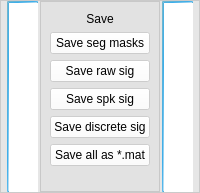
                  <widget class="QFrame" name="frame_32">
                   <property name="sizePolicy">
                    <sizepolicy hsizetype="Preferred" vsizetype="Expanding">
                     <horstretch>0</horstretch>
                     <verstretch>16</verstretch>
                    </sizepolicy>
                   </property>
                   <property name="styleSheet">
                    <string notr="true">background-color:rgba(220, 220, 220, 120);</string>
                   </property>
                   <property name="frameShape">
                    <enum>QFrame::StyledPanel</enum>
                   </property>
                   <property name="frameShadow">
                    <enum>QFrame::Raised</enum>
                   </property>
                   <layout class="QHBoxLayout" name="horizontalLayout_8">
                    <property name="spacing">
                     <number>2</number>
                    </property>
                    <property name="leftMargin">
                     <number>6</number>
                    </property>
                    <property name="topMargin">
                     <number>0</number>
                    </property>
                    <property name="rightMargin">
                     <number>6</number>
                    </property>
                    <property name="bottomMargin">
                     <number>0</number>
                    </property>
                    <item>
                     <widget class="QFrame" name="frame_47">
                      <property name="sizePolicy">
                       <sizepolicy hsizetype="Expanding" vsizetype="Preferred">
                        <horstretch>5</horstretch>
                        <verstretch>0</verstretch>
                       </sizepolicy>
                      </property>
                      <property name="maximumSize">
                       <size>
                        <width>600</width>
                        <height>600</height>
                       </size>
                      </property>
                      <property name="styleSheet">
                       <string notr="true">#frame_47{
background-color:white;
border:2px solid qlineargradient(spread:pad, x1:0, y1:0, x2:1, y2:1, stop:0 rgba(107, 171, 184, 214), stop:0.545455 rgba(19, 157, 230, 211), stop:1 rgba(236, 241, 245, 232));
}</string>
                      </property>
                      <property name="frameShape">
                       <enum>QFrame::StyledPanel</enum>
                      </property>
                      <property name="frameShadow">
                       <enum>QFrame::Raised</enum>
                      </property>
                      <widget class="PlotWidget" name="label_18">
                       <property name="geometry">
                        <rect>
                         <x>2</x>
                         <y>2</y>
                         <width>454</width>
                         <height>454</height>
                        </rect>
                       </property>
                       <property name="sizePolicy">
                        <sizepolicy hsizetype="Ignored" vsizetype="Ignored">
                         <horstretch>0</horstretch>
                         <verstretch>0</verstretch>
                        </sizepolicy>
                       </property>
                       <property name="minimumSize">
                        <size>
                         <width>80</width>
                         <height>80</height>
                        </size>
                       </property>
                       <property name="styleSheet">
                        <string notr="true">background:white;</string>
                       </property>
                       <property name="text">
                        <string/>
                       </property>
                      </widget>
                     </widget>
                    </item>
                    <item>
                     <widget class="QFrame" name="frame_34">
                      <property name="sizePolicy">
                       <sizepolicy hsizetype="Expanding" vsizetype="Preferred">
                        <horstretch>2</horstretch>
                        <verstretch>0</verstretch>
                       </sizepolicy>
                      </property>
                      <property name="maximumSize">
                       <size>
                        <width>800</width>
                        <height>16777215</height>
                       </size>
                      </property>
                      <property name="frameShape">
                       <enum>QFrame::StyledPanel</enum>
                      </property>
                      <property name="frameShadow">
                       <enum>QFrame::Raised</enum>
                      </property>
                      <layout class="QVBoxLayout" name="verticalLayout_8">
                       <property name="topMargin">
                        <number>10</number>
                       </property>
                       <property name="bottomMargin">
                        <number>25</number>
                       </property>
                       <item>
                        <widget class="QLabel" name="label_25">
                         <property name="sizePolicy">
                          <sizepolicy hsizetype="Preferred" vsizetype="Expanding">
                           <horstretch>0</horstretch>
                           <verstretch>1</verstretch>
                          </sizepolicy>
                         </property>
                         <property name="styleSheet">
                          <string notr="true">font: 75 12pt &quot;Adobe Gothic Std B&quot;;
background:transparent</string>
                         </property>
                         <property name="text">
                          <string>Save</string>
                         </property>
                         <property name="alignment">
                          <set>Qt::AlignCenter</set>
                         </property>
                        </widget>
                       </item>
                       <item>
                        <widget class="QPushButton" name="pushButton_save_seg">
                         <property name="sizePolicy">
                          <sizepolicy hsizetype="Minimum" vsizetype="Expanding">
                           <horstretch>0</horstretch>
                           <verstretch>1</verstretch>
                          </sizepolicy>
                         </property>
                         <property name="styleSheet">
                          <string notr="true">QPushButton{
background-color:rgba(255,255,255,150);
font: 9pt &quot;微软雅黑&quot;;
}
QPushButton:hover
{
margin:1px;
}</string>
                         </property>
                         <property name="text">
                          <string>Save seg masks</string>
                         </property>
                        </widget>
                       </item>
                       <item>
                        <widget class="QPushButton" name="pushButton_save_sig">
                         <property name="sizePolicy">
                          <sizepolicy hsizetype="Minimum" vsizetype="Expanding">
                           <horstretch>0</horstretch>
                           <verstretch>1</verstretch>
                          </sizepolicy>
                         </property>
                         <property name="styleSheet">
                          <string notr="true">QPushButton{
background-color:rgba(255,255,255,150);
font: 9pt &quot;微软雅黑&quot;;
}
QPushButton:hover
{
margin:1px;
}</string>
                         </property>
                         <property name="text">
                          <string>Save raw sig</string>
                         </property>
                        </widget>
                       </item>
                       <item>
                        <widget class="QPushButton" name="pushButton_save_spike">
                         <property name="sizePolicy">
                          <sizepolicy hsizetype="Minimum" vsizetype="Expanding">
                           <horstretch>0</horstretch>
                           <verstretch>1</verstretch>
                          </sizepolicy>
                         </property>
                         <property name="styleSheet">
                          <string notr="true">QPushButton{
background-color:rgba(255,255,255,150);
font: 9pt &quot;微软雅黑&quot;;
}
QPushButton:hover
{
margin:1px;
}</string>
                         </property>
                         <property name="text">
                          <string>Save spk sig</string>
                         </property>
                        </widget>
                       </item>
                       <item>
                        <widget class="QPushButton" name="pushButton_save_discrete">
                         <property name="sizePolicy">
                          <sizepolicy hsizetype="Minimum" vsizetype="Expanding">
                           <horstretch>0</horstretch>
                           <verstretch>1</verstretch>
                          </sizepolicy>
                         </property>
                         <property name="styleSheet">
                          <string notr="true">QPushButton{
background-color:rgba(255,255,255,150);
font: 9pt &quot;微软雅黑&quot;;
}
QPushButton:hover
{
margin:1px;
}</string>
                         </property>
                         <property name="text">
                          <string>Save discrete sig</string>
                         </property>
                        </widget>
                       </item>
                       <item>
                        <widget class="QPushButton" name="pushButton_save_all">
                         <property name="sizePolicy">
                          <sizepolicy hsizetype="Minimum" vsizetype="Expanding">
                           <horstretch>0</horstretch>
                           <verstretch>1</verstretch>
                          </sizepolicy>
                         </property>
                         <property name="styleSheet">
                          <string notr="true">QPushButton{
background-color:rgba(255,255,255,150);
font: 9pt &quot;微软雅黑&quot;;
}
QPushButton:hover
{
margin:1px;
}</string>
                         </property>
                         <property name="text">
                          <string>Save all as *.mat</string>
                         </property>
                        </widget>
                       </item>
                      </layout>
                     </widget>
                    </item>
                    <item>
                     <widget class="QFrame" name="frame_48">
                      <property name="sizePolicy">
                       <sizepolicy hsizetype="Expanding" vsizetype="Preferred">
                        <horstretch>5</horstretch>
                        <verstretch>0</verstretch>
                       </sizepolicy>
                      </property>
                      <property name="maximumSize">
                       <size>
                        <width>600</width>
                        <height>600</height>
                       </size>
                      </property>
                      <property name="styleSheet">
                       <string notr="true">#frame_48{
background-color:white;
border:2px solid qlineargradient(spread:pad, x1:0, y1:0, x2:1, y2:1, stop:0 rgba(107, 171, 184, 214), stop:0.545455 rgba(19, 157, 230, 211), stop:1 rgba(236, 241, 245, 232));
}</string>
                      </property>
                      <property name="frameShape">
                       <enum>QFrame::StyledPanel</enum>
                      </property>
                      <property name="frameShadow">
                       <enum>QFrame::Raised</enum>
                      </property>
                      <widget class="QLabel" name="label_19">
                       <property name="geometry">
                        <rect>
                         <x>2</x>
                         <y>2</y>
                         <width>454</width>
                         <height>454</height>
                        </rect>
                       </property>
                       <property name="sizePolicy">
                        <sizepolicy hsizetype="Ignored" vsizetype="Ignored">
                         <horstretch>0</horstretch>
                         <verstretch>0</verstretch>
                        </sizepolicy>
                       </property>
                       <property name="minimumSize">
                        <size>
                         <width>80</width>
                         <height>80</height>
                        </size>
                       </property>
                       <property name="styleSheet">
                        <string notr="true">background:white;</string>
                       </property>
                       <property name="text">
                        <string/>
                       </property>
                      </widget>
                     </widget>
                    </item>
                   </layout>
                  </widget>
